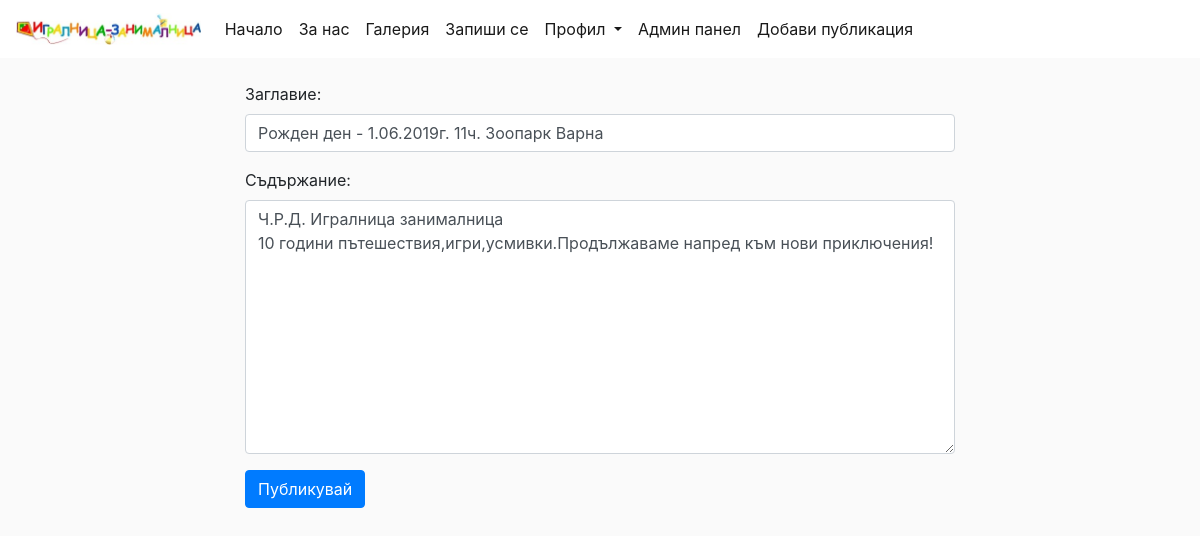
Before: /news/edit/17/ (signed in) with the older database file.
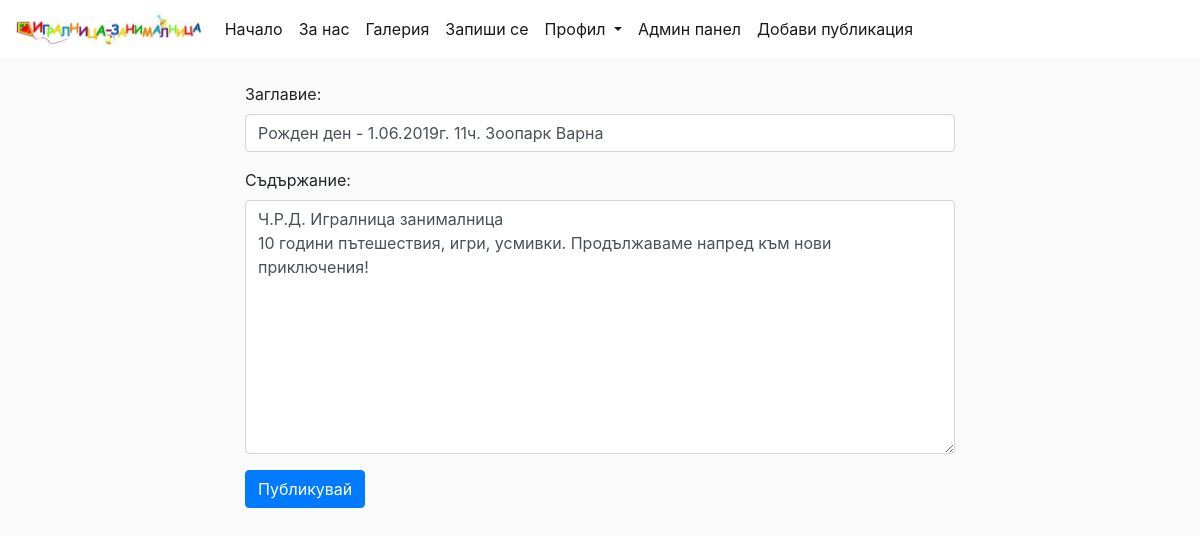
After: the same page with the newer database file.
### news/models.py (models this page shows, shortened)
class Post(models.Model):
    title = models.CharField('заглавие', max_length=50, default='No title')
    pub_date = models.DateField('дата на публикуване', auto_now_add=True)
    content = models.TextField('съдържание', default='No content')
    class Meta:
        verbose_name = 'публикация'
        verbose_name_plural = 'публикации'

### news/views.py (the view)
# urls.py: path('news/edit/<pk>/', views.NewsEdit.as_view(), name='edit'),
class NewsEdit(UpdateView):
    model = Post
    context_object_name = 'comment'
    form_class = PostForm
    success_url = '/'
    template_name = 'news-edit.html'

### news/forms.py
class PostForm(forms.ModelForm):
    title = forms.CharField(label='Заглавие', required=True, validators=[MaxLengthValidator(50)],
                            max_length=50,
                            widget=forms.TextInput(
                                attrs={
                                    'class': 'form-control'
                                      }
                              ))
    content = forms.CharField(label='Съдържание', required=True,
                              widget=forms.Textarea(
                                attrs={
                                    'class': 'form-control'
                                      }
                              ))
    class Meta:
        model = Post
        fields = ('title', 'content',)

### news/templates/news-edit.html (shortened to what this page needs)
{% extends 'index.html' %}
{% block body %}
{% if user.is_superuser %}
<div class="container">
    <div class="row">
        <div class="col-lg-2"></div>
        <div class="col-lg-8">
        <form method="post">
            {{form.as_p}}
            <button class="btn btn-primary" type="submit">Публикувай</button>
        </form>
            </div>
        <div class="col-lg-2"></div>
    </div>
</div>
{% else %}
{% include 'permission_denied.html' %}
{% endif %}
{% endblock %}

Changed rows visible on the page:
changed Post "Рожден ден - 1.06.2019г. 11ч. Зоопарк Варна": content "Ч.Р.Д. Игралница занималница 10 години пътешествия,игри,усмивки.Продължаваме напред към нови приключения!" → "Ч.Р.Д. Игралница занималница 10 години пътешествия, игри, усмивки. Продължаваме напред към нови приключения!"
